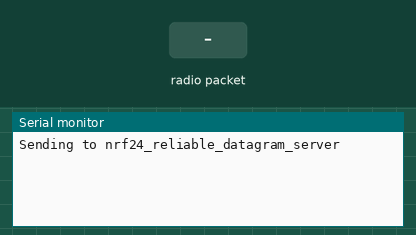
Bench run of a sketch on a simulated ESP8266 (NodeMCU). Shown: the last lines printed to the serial monitor. The test bench sets the inputs (shaded band). No radio packets arrive unless stated.

Above: at 1.2 s.
1.3 s: radio packet "1" arrives
At 1.7 s:
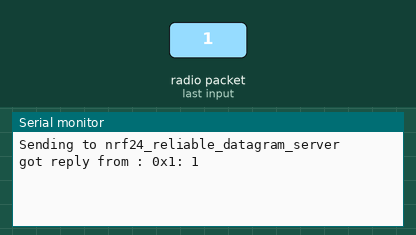
4.3 s: radio packet "0" arrives
At 4.9 s:
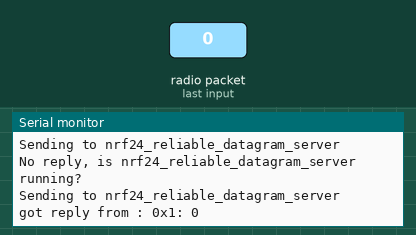
5.8 s: radio packet "2" arrives
At 6.2 s:
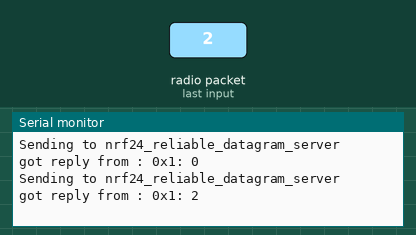

Measured:
- after the input at 1.3 s, the serial monitor: prints a new line at once (image 1)
- after the input at 4.3 s, the serial monitor: prints a new line after 0.23 s (image 2)
- after the input at 5.8 s, the serial monitor: prints a new line at once (image 3)

The sketch:

nrf24_reliable_datagram_client_01.ino
```cpp
#include <RHReliableDatagram.h>
#include <RH_NRF24.h>
#include <SPI.h>

#define CLIENT_ADDRESS 1
#define SERVER_ADDRESS 2

// Singleton instance of the radio driver
RH_NRF24 driver(D2, D4);

// Class to manage message delivery and receipt, using the driver declared above
RHReliableDatagram manager(driver, CLIENT_ADDRESS);

void setup() {

  Serial.begin(9600);
  if (!manager.init()){
    Serial.println("init failed");
  }// Defaults after init are 2.402 GHz (channel 2), 2Mbps, 0dBm

}

uint8_t data[] = "Hello World!";
// Dont put this on the stack:
uint8_t buf[RH_NRF24_MAX_MESSAGE_LEN];

void loop(){

  Serial.println("Sending to nrf24_reliable_datagram_server");

  // Send a message to manager_server
  if (manager.sendtoWait(data, sizeof(data), SERVER_ADDRESS)){

    uint8_t len = sizeof(buf);
    uint8_t from;

    if (manager.recvfromAckTimeout(buf, &len, 2000, &from)){

      Serial.print("got reply from : 0x");
      Serial.print(from, HEX);
      Serial.print(": ");
      Serial.println((char*)buf);

      //Serial.print();
    }

    else{
      Serial.println("No reply, is nrf24_reliable_datagram_server running?");
    }

  }
  else{
    Serial.println("sendtoWait failed");
  }

  delay(500);

}
```
